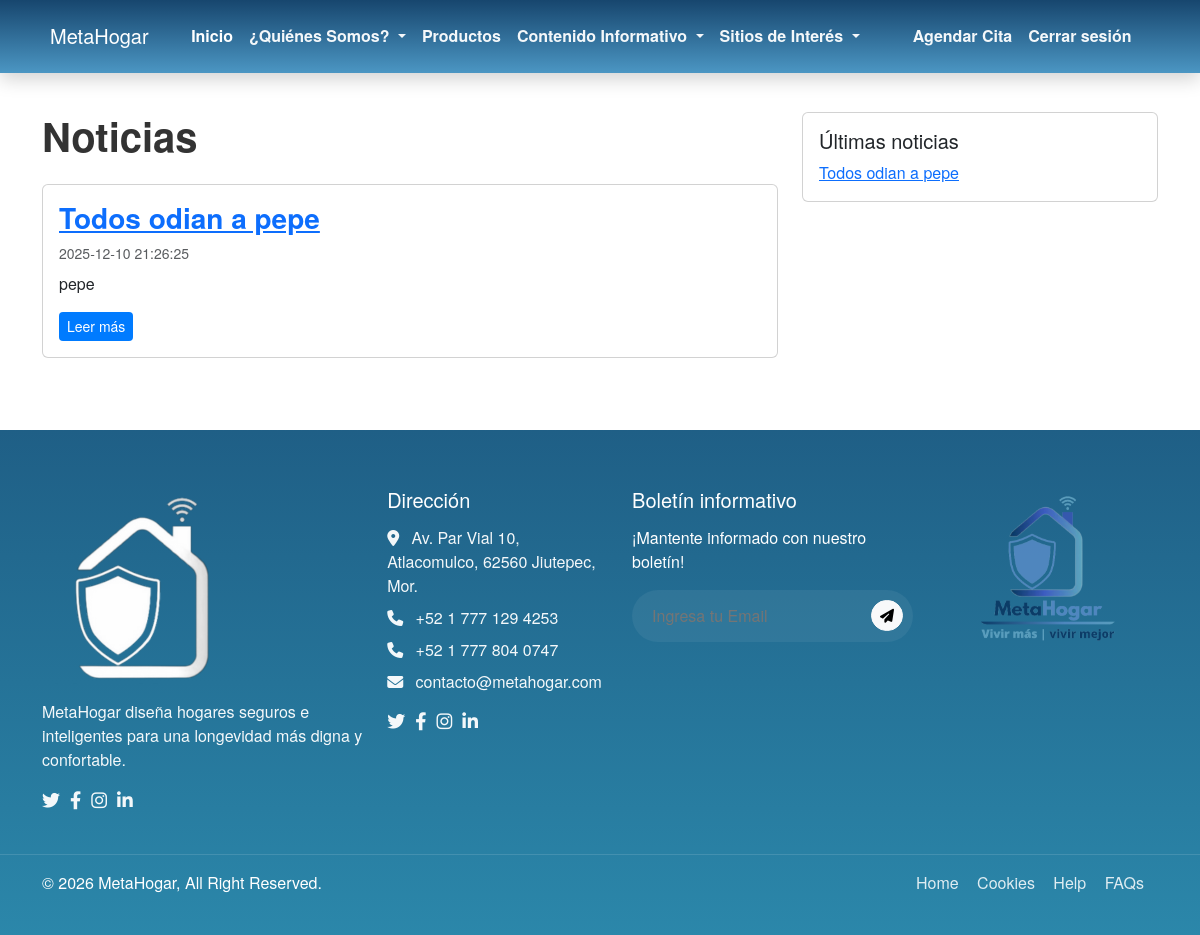
Page /public/noticias.php (signed in) on the committed database.
### tables this page shows
CREATE TABLE `contenido` (
  `idContenido` int(11) NOT NULL,
  `Tipo` enum('NOTICIA','ARTICULO','BLOG','SITIO_INTERES') NOT NULL,
  `Titulo` varchar(200) NOT NULL,
  `Cuerpo` text NOT NULL,
  `AutorUsuario_id` int(11) DEFAULT NULL,
  `FechaPublicacion` datetime NOT NULL DEFAULT current_timestamp(),
  `Activo` tinyint(1) DEFAULT 1
);

### app/models/Contenido.php (called while the page is built, shortened)
<?php
class Contenido {
    public static function getAll($pdo) {
        $stmt = $pdo->query('SELECT idContenido, Tipo, Titulo, Cuerpo, FechaPublicacion, Activo FROM contenido ORDER BY FechaPublicacion DESC');
        return $stmt->fetchAll();
    }
}
?>

### public/noticias.php (the view, shortened to what this page needs)
<?php
require_once __DIR__ . '/../app/config/db.php';
require_once __DIR__ . '/../app/models/Contenido.php';
?>
<!doctype html>
<html lang="es">
<head>
    <link href="https://cdn.jsdelivr.net/npm/bootstrap@5.3.2/dist/css/bootstrap.min.css" rel="stylesheet">
    <link rel="stylesheet" href="assets/css/style.css">
    <link rel="stylesheet" href="assets/css/navbar.css">
    <link rel="stylesheet" href="assets/css/bs-navbar.css">
    <link rel="stylesheet" href="https://cdnjs.cloudflare.com/ajax/libs/font-awesome/6.4.0/css/all.min.css">
</head>
<body>
<?php include __DIR__ . '/partials/bs-navbar.php'; ?>
<main class="container py-5 mt-4">
    <div class="row">
        <div class="col-lg-8">
            <h1 class="mb-4">Noticias</h1>
            <?php
            $items = Contenido::getAll($pdo);
            foreach ($items as $it):
                $itemTipo = isset($it['Tipo']) ? strtoupper($it['Tipo']) : '';
                if ($itemTipo !== 'NOTICIA') continue;
            ?>
            <article class="card mb-4">
                <div class="card-body">
                    <h3 class="card-title"><a href="noticia_post.php?id=<?= $it['idContenido'] ?>"><?= htmlspecialchars($it['Titulo']) ?></a></h3>
                    <div class="text-muted small mb-2"><?= htmlspecialchars($it['FechaPublicacion']) ?></div>
                    <p class="card-text">
                        <?php
                        $plain = strip_tags($it['Cuerpo'] ?? '');
                        if (mb_strlen($plain) > 320) {
                            echo htmlspecialchars(mb_substr($plain, 0, 320)) . '...';
                        } else {
                            echo htmlspecialchars($plain);
                        }
                        ?>
                    </p>
                    <a href="noticia_post.php?id=<?= $it['idContenido'] ?>" class="btn btn-sm btn-primary">Leer más</a>
                </div>
            </article>
            <?php endforeach; ?>
        </div>
        <aside class="col-lg-4">
            <div class="card mb-4">
                <div class="card-body">
                    <h5>Últimas noticias</h5>
                    <ul class="list-unstyled mb-0">
                        <?php
                        foreach ($items as $it) {
                            $itemTipo = isset($it['Tipo']) ? strtoupper($it['Tipo']) : '';
                            if ($itemTipo !== 'NOTICIA') continue;
                            echo '<li><a href="noticia_post.php?id=' . $it['idContenido'] . '">' . htmlspecialchars($it['Titulo']) . '</a></li>';
                        }
                        ?>
                    </ul>
                </div>
            </div>
        </aside>
    </div>
</main>
<?php require_once __DIR__ . '/includes/footer.php'; ?>
</body>
</html>

### public/assets/css/style.css (style rules this page uses)
body { font-family: 'Segoe UI', Arial, sans-serif; background-color: #f8f9fa; color: #333; }
h1, h2, h3, h4 { font-weight: 700; }
.btn-primary { background-color: #007bff; border: none; }
:root { --red: #e60000; --purple: #7b2ad1; --yellow: #fff176; --title-yellow: #ffe56b; --nav-height: 110px; --font-sans: "Helvetica Neue", Arial, Helvetica, sans-serif; }
* { box-sizing: border-box; }
body { margin: 0; font-family: var(--font-sans); background: #fff; }

### public/assets/css/navbar.css (style rules this page uses)
:root { --upe-red: #e60000; --upe-purple: #7b2ad1; --upe-title-yellow: #ffe56b; --upe-yellow-bg: #fff58a; --upe-header-height: 120px; --font-sans: "Helvetica Neue", Arial, Helvetica, sans-serif; --upe-z: 1050; }

### public/assets/css/bs-navbar.css (style rules this page uses)
html, body { margin: 0; padding: 0; }
.meta-navbar-root, html, body { width: 100%; margin: 0; padding: 0; }

### rows in the picture
contenido: Titulo "Todos odian a pepe", FechaPublicacion "2025-12-10 21:26:25", Cuerpo "pepe"
